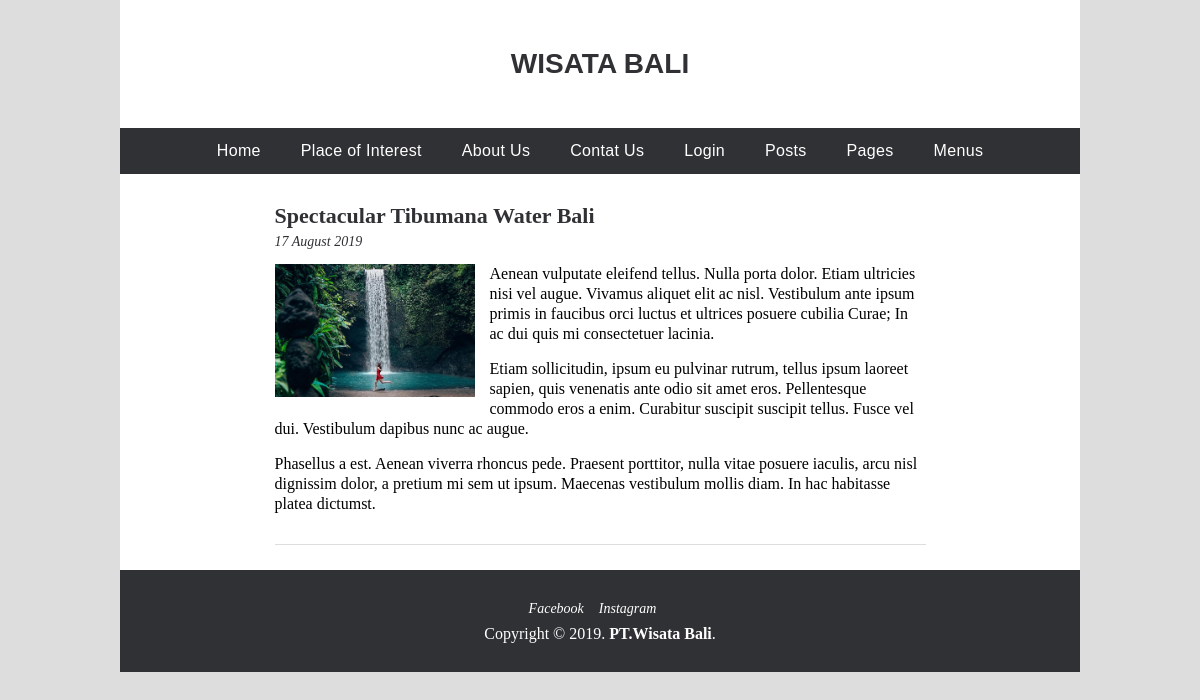
Screenshot of /single.php?post=7 with the database file from the repository.
### tables this page shows
CREATE TABLE `post` (
  `id` int(10) NOT NULL,
  `post_title` varchar(100) NOT NULL,
  `post_description` longtext NOT NULL,
  `post_image` varchar(200) NOT NULL,
  `post_date` varchar(50) NOT NULL,
  `post_status` int(1) NOT NULL
);

### single.php (the view, shortened to what this page needs)
<?php include('header.php'); ?>
<?php include('menu.php'); ?>
		<div class="content">
			<?php
				include ("koneksi.php");
				$id = $_GET['post'];
				$data = mysqli_query($koneksi, "SELECT * FROM post WHERE id=$id");
				while($d = mysqli_fetch_array($data)){
			?>
			<article>
				<div class="title">
					<h1><a href="#"><?php echo $d['post_title']; ?></a></h1>
				</div>
				<div class="info"><span>17 August 2019</span></div>
				<div class="thumbnail">
					<img src="images/<?php echo $d['post_image']; ?>" alt="Tibumana Wisata Bali">
				</div>
				<?php echo $d['post_description']; ?>
			</article>
			<?php } ?>
		</div>
		<?php include('footer.php'); ?>

### css/style.css (style rules this page uses)
body { background-color: #ddd; }
article { width: 70%; margin: 0 auto; padding: 15px 0; border-bottom: 1px solid #ddd; margin-bottom: 10px; }
.title { margin-bottom: 5px; }
.title h1 a { font-size: 22px; line-height: 24px; text-decoration: none; color: #2f3134; font-weight: bold; transition: color 0.2s ease-in-out; }
.info { margin-bottom: 15px; }
article span { font-size: 14px; color: #2f3134; font-style: italic; }
.thumbnail { float: left; margin: 0 15px 10px 0; }
.thumbnail img { max-width: 200px; height: auto; opacity: 1; filter: alpha(opacity=100); transition: all 0.2s ease-in-out; }
article p { font-size: 16px; line-height: 20px; margin-bottom: 15px; }
.content { padding: 15px; }

### rows the page displays
post: post_title "Spectacular Tibumana Water Bali", post_image (picture), post_description "Aenean vulputate eleifend tellus. Nulla porta dolor. Etiam ultricies nisi vel augue. Vivamus aliquet elit ac nisl. Vestibulum ante ipsum primis in faucibus orci luctus et ultrices posuere cubilia Curae; In ac dui quis mi consectetuer lacinia. Etiam sollicitudin, ipsum eu pulvinar rutrum, tellus ipsum laoreet sapien, quis venenatis ante odio sit amet eros. Pellentesque commodo eros a enim. Curabitur suscipit suscipit tellus. Fusce vel dui. Vestibulum dapibus nunc ac augue. Phasellus a est. Aenean viverra rhoncus pede. Praesent porttitor, nulla vitae posuere iaculis, arcu nisl dignissim dolor, a pretium mi sem ut ipsum. Maecenas vestibulum mollis diam. In hac habitasse platea dictumst."
